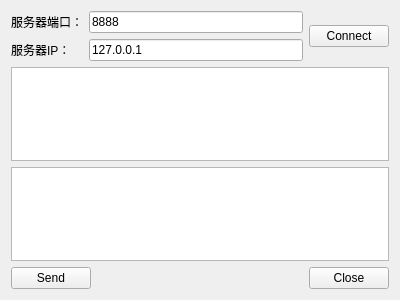
<?xml version="1.0" encoding="UTF-8"?>
<ui version="4.0">
 <class>ClientWidget</class>
 <widget class="QWidget" name="ClientWidget">
  <property name="geometry">
   <rect>
    <x>0</x>
    <y>0</y>
    <width>400</width>
    <height>300</height>
   </rect>
  </property>
  <property name="windowTitle">
   <string>Form</string>
  </property>
  <layout class="QGridLayout" name="gridLayout">
   <item row="0" column="0">
    <widget class="QLabel" name="label">
     <property name="text">
      <string>服务器端口：</string>
     </property>
    </widget>
   </item>
   <item row="0" column="1" colspan="2">
    <widget class="QLineEdit" name="lineEditPort">
     <property name="text">
      <string>8888</string>
     </property>
    </widget>
   </item>
   <item row="1" column="0">
    <widget class="QLabel" name="label_2">
     <property name="text">
      <string>服务器IP：</string>
     </property>
    </widget>
   </item>
   <item row="1" column="1" colspan="2">
    <widget class="QLineEdit" name="lineEditIP">
     <property name="text">
      <string>127.0.0.1</string>
     </property>
    </widget>
   </item>
   <item row="2" column="0" colspan="4">
    <widget class="QTextEdit" name="textEditRead">
     <property name="readOnly">
      <bool>true</bool>
     </property>
    </widget>
   </item>
   <item row="3" column="0" colspan="4">
    <widget class="QTextEdit" name="textEditWrite"/>
   </item>
   <item row="4" column="0" colspan="2">
    <widget class="QPushButton" name="buttonSend">
     <property name="text">
      <string>Send</string>
     </property>
    </widget>
   </item>
   <item row="4" column="2">
    <spacer name="horizontalSpacer">
     <property name="orientation">
      <enum>Qt::Horizontal</enum>
     </property>
     <property name="sizeHint" stdset="0">
      <size>
       <width>171</width>
       <height>20</height>
      </size>
     </property>
    </spacer>
   </item>
   <item row="4" column="3">
    <widget class="QPushButton" name="buttonClose">
     <property name="text">
      <string>Close</string>
     </property>
    </widget>
   </item>
   <item row="0" column="3" rowspan="2">
    <widget class="QPushButton" name="buttonConnect">
     <property name="text">
      <string>Connect</string>
     </property>
    </widget>
   </item>
  </layout>
 </widget>
 <resources/>
 <connections/>
</ui>
